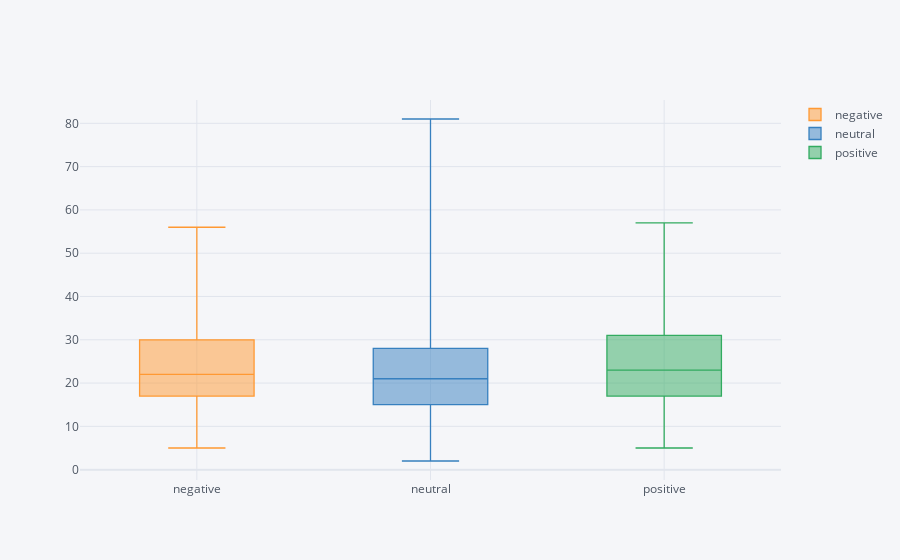

The code cell stored with this chart in its notebook:
### Markdown cell above
## Number of words

### Code cell
df['nr_of_words'] = df['News Headline'].str.split().str.len()
df['nr_of_words'] = df['nr_of_words'] / df['nr_of_char'].max()
df[['Sentiment', 'nr_of_words']].pivot(columns = 'Sentiment', values = 'nr_of_words').iplot(kind = 'box')

### Figure 1 — Plotly figure (JSON) as saved in the notebook; plotly's stock layout.template omitted (floating-point values rounded to 4 significant figures; data arrays with more than 128 entries replaced by an {"elided": "..."} marker saying what was removed)
{"data": [{"boxpoints": false, "line": {"width": 1.3}, "marker": {"color": "rgba(255, 153, 51, 1.0)"}, "name": "negative", "orientation": "v", "type": "box", "y": {"elided": "4840 int values"}}, {"boxpoints": false, "line": {"width": 1.3}, "marker": {"color": "rgba(55, 128, 191, 1.0)"}, "name": "neutral", "orientation": "v", "type": "box", "y": {"elided": "4840 int values"}}, {"boxpoints": false, "line": {"width": 1.3}, "marker": {"color": "rgba(50, 171, 96, 1.0)"}, "name": "positive", "orientation": "v", "type": "box", "y": {"elided": "4840 int values"}}], "layout": {"legend": {"bgcolor": "#F5F6F9", "font": {"color": "#4D5663"}}, "paper_bgcolor": "#F5F6F9", "plot_bgcolor": "#F5F6F9", "title": {"font": {"color": "#4D5663"}}, "xaxis": {"gridcolor": "#E1E5ED", "showgrid": true, "tickfont": {"color": "#4D5663"}, "title": {"font": {"color": "#4D5663"}, "text": ""}, "zerolinecolor": "#E1E5ED"}, "yaxis": {"gridcolor": "#E1E5ED", "showgrid": true, "tickfont": {"color": "#4D5663"}, "title": {"font": {"color": "#4D5663"}, "text": ""}, "zerolinecolor": "#E1E5ED"}}}
